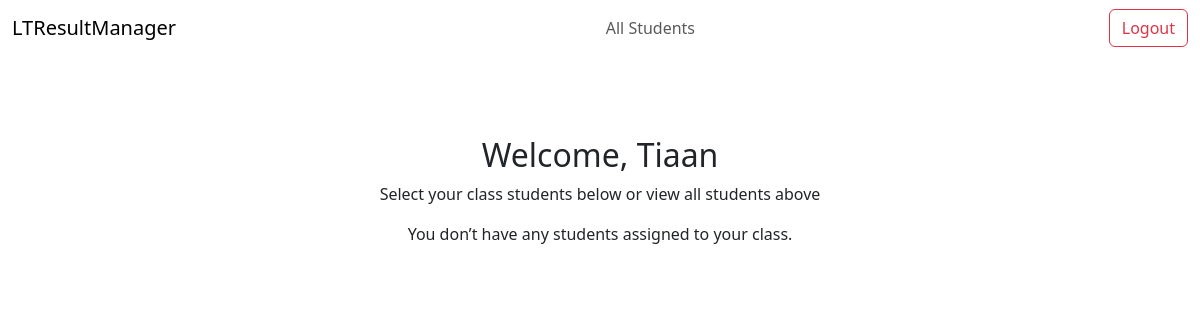
/teachers/home (signed in), run on an earlier commit of the app's database.
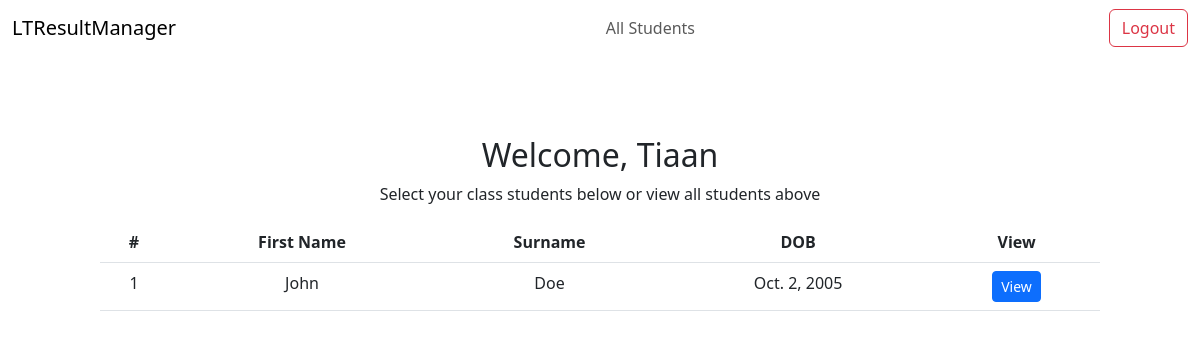
And on a later commit of the database.
### main/models.py (models this page shows, shortened)
class Student(models.Model):
    first_name = models.CharField(max_length=50)
    surname = models.CharField(max_length=50)
    dob = models.DateField(blank=True, null=True)
    grade = models.CharField(max_length=10, choices=GRADE_CHOICES)
    class_teacher = models.ForeignKey(
        "Teacher", on_delete=models.SET_NULL, null=True, related_name='class_students')
    subjects = models.ManyToManyField(
        "Subject", related_name='subject_students', blank=True)
    profile_pic = models.ImageField(
        upload_to='student_pics/', blank=True, null=True)

### main/views.py (the view)
# urls.py: path("teachers/home", views.teacher_home, name="teacher_home"),
@login_required
def teacher_home(request):
    try:
        teacher = Teacher.objects.get(user=request.user)
        students = Student.objects.filter(class_teacher=teacher)
    except Teacher.DoesNotExist:
        students = []
    return render(request, 'main/teacher_home.html', {
        'students': students
    })

### main/templates/main/teacher_home.html (shortened to what this page needs)
{% extends 'main/base.html' %}
{% block content %}
<div style="margin-top: 80px; text-align: center;">
    <h2>Welcome, {{ request.user.username }}</h2>
    <p>Select your class students below or view all students above</p>
    {% if students %}
  <div class="table-container">
  <div class="table-responsive" >
    <table class="table student-table">
      <thead class="bg-dark text-white">
        <tr>
          <th>#</th>
          <th>First Name</th>
          <th>Surname</th>
          <th>DOB</th>
          <th>View</th>
        </tr>
      </thead>
      <tbody>
        {% for student in students %}
          <tr class="d-none d-md-table-row">
                  <td>{{ forloop.counter }}</td>
                  <td>{{ student.first_name }}</td>
                  <td>{{ student.surname }}</td>
                  <td>{{ student.dob }}</td>
                  <td><a href="{% url 'student' student.id %}" class="btn btn-sm btn-primary">View</a></td>
          </tr>
       {% endfor %}
      </tbody>
    </table>
    </div>
  </div>
    {% else %}
    <p>You don’t have any students assigned to your class.</p>
    {% endif %}
</div>
{% endblock %}

What changed in the data, as far as the page shows it:
added Student: first_name "John", surname "Doe", dob "Oct. 2, 2005"
Also different on the page:
text no longer shown: "You don’t have any students assigned to your class."
text now shown: "# First Name Surname DOB View"
